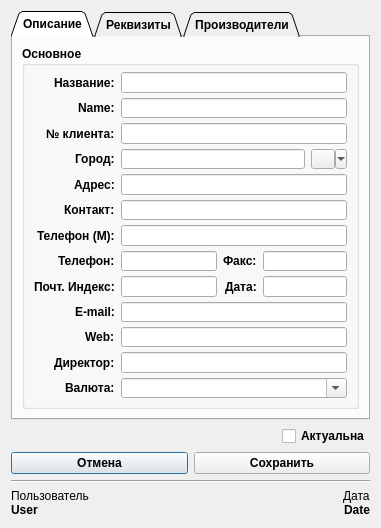
<?xml version="1.0" encoding="UTF-8"?>
<ui version="4.0">
 <class>CSupplierDialog</class>
 <widget class="QDialog" name="CSupplierDialog">
  <property name="geometry">
   <rect>
    <x>0</x>
    <y>0</y>
    <width>381</width>
    <height>528</height>
   </rect>
  </property>
  <property name="sizePolicy">
   <sizepolicy hsizetype="Expanding" vsizetype="Expanding">
    <horstretch>0</horstretch>
    <verstretch>0</verstretch>
   </sizepolicy>
  </property>
  <property name="minimumSize">
   <size>
    <width>381</width>
    <height>528</height>
   </size>
  </property>
  <property name="maximumSize">
   <size>
    <width>381</width>
    <height>528</height>
   </size>
  </property>
  <property name="windowTitle">
   <string>Поставщик</string>
  </property>
  <layout class="QGridLayout" name="gridLayout">
   <item row="1" column="0" alignment="Qt::AlignRight">
    <widget class="QCheckBox" name="checkActual">
     <property name="font">
      <font>
       <family>Arial</family>
       <pointsize>9</pointsize>
       <weight>75</weight>
       <bold>true</bold>
      </font>
     </property>
     <property name="text">
      <string>Актуальна</string>
     </property>
     <property name="tristate">
      <bool>false</bool>
     </property>
    </widget>
   </item>
   <item row="3" column="0">
    <widget class="Line" name="line">
     <property name="orientation">
      <enum>Qt::Horizontal</enum>
     </property>
    </widget>
   </item>
   <item row="2" column="0">
    <layout class="QHBoxLayout" name="hLayoutOkCancel">
     <item>
      <widget class="QPushButton" name="buttonCancel">
       <property name="font">
        <font>
         <family>Arial</family>
         <pointsize>9</pointsize>
         <weight>75</weight>
         <bold>true</bold>
        </font>
       </property>
       <property name="text">
        <string>Отмена</string>
       </property>
      </widget>
     </item>
     <item>
      <widget class="QPushButton" name="buttonSave">
       <property name="font">
        <font>
         <family>Arial</family>
         <pointsize>9</pointsize>
         <weight>75</weight>
         <bold>true</bold>
        </font>
       </property>
       <property name="text">
        <string>Сохранить</string>
       </property>
      </widget>
     </item>
    </layout>
   </item>
   <item row="4" column="0">
    <layout class="QGridLayout" name="gLayoutInformation">
     <property name="verticalSpacing">
      <number>0</number>
     </property>
     <item row="1" column="0" alignment="Qt::AlignLeft">
      <widget class="QLabel" name="labelUserD">
       <property name="font">
        <font>
         <family>Arial</family>
         <pointsize>9</pointsize>
         <weight>75</weight>
         <bold>true</bold>
        </font>
       </property>
       <property name="text">
        <string>User</string>
       </property>
      </widget>
     </item>
     <item row="0" column="0" alignment="Qt::AlignLeft">
      <widget class="QLabel" name="labelUserI">
       <property name="font">
        <font>
         <family>Arial</family>
        </font>
       </property>
       <property name="text">
        <string>Пользователь</string>
       </property>
      </widget>
     </item>
     <item row="0" column="1" alignment="Qt::AlignRight">
      <widget class="QLabel" name="labelDateI">
       <property name="font">
        <font>
         <family>Arial</family>
        </font>
       </property>
       <property name="text">
        <string>Дата</string>
       </property>
      </widget>
     </item>
     <item row="1" column="1" alignment="Qt::AlignRight">
      <widget class="QLabel" name="labelDateD">
       <property name="font">
        <font>
         <family>Arial</family>
         <pointsize>9</pointsize>
         <weight>75</weight>
         <bold>true</bold>
        </font>
       </property>
       <property name="text">
        <string>Date</string>
       </property>
      </widget>
     </item>
    </layout>
   </item>
   <item row="0" column="0">
    <widget class="QTabWidget" name="tabWidget">
     <property name="font">
      <font>
       <family>Arial</family>
       <pointsize>9</pointsize>
       <weight>75</weight>
       <bold>true</bold>
      </font>
     </property>
     <property name="tabShape">
      <enum>QTabWidget::Triangular</enum>
     </property>
     <property name="currentIndex">
      <number>0</number>
     </property>
     <property name="usesScrollButtons">
      <bool>true</bool>
     </property>
     <widget class="QWidget" name="tabDescription">
      <attribute name="title">
       <string>Описание</string>
      </attribute>
      <layout class="QGridLayout" name="gridLayout_7">
       <item row="0" column="0">
        <widget class="QGroupBox" name="groupGeneral">
         <property name="sizePolicy">
          <sizepolicy hsizetype="Expanding" vsizetype="Expanding">
           <horstretch>0</horstretch>
           <verstretch>0</verstretch>
          </sizepolicy>
         </property>
         <property name="title">
          <string>Основное</string>
         </property>
         <property name="flat">
          <bool>true</bool>
         </property>
         <layout class="QGridLayout" name="gridLayout_8" rowstretch="0,0,0,0,0,0,0,0,0,0,0,0,0,0,0">
          <property name="topMargin">
           <number>6</number>
          </property>
          <property name="horizontalSpacing">
           <number>6</number>
          </property>
          <property name="verticalSpacing">
           <number>5</number>
          </property>
          <item row="0" column="0" alignment="Qt::AlignRight">
           <widget class="QLabel" name="labelName">
            <property name="font">
             <font>
              <family>Arial</family>
              <pointsize>9</pointsize>
              <weight>75</weight>
              <bold>true</bold>
             </font>
            </property>
            <property name="text">
             <string>Название:</string>
            </property>
           </widget>
          </item>
          <item row="9" column="2" alignment="Qt::AlignRight">
           <widget class="QLabel" name="labelFax">
            <property name="text">
             <string>Факс:</string>
            </property>
           </widget>
          </item>
          <item row="3" column="5" alignment="Qt::AlignRight">
           <widget class="QToolButton" name="buttonCity">
            <property name="sizePolicy">
             <sizepolicy hsizetype="Fixed" vsizetype="Fixed">
              <horstretch>0</horstretch>
              <verstretch>0</verstretch>
             </sizepolicy>
            </property>
            <property name="text">
             <string/>
            </property>
            <property name="popupMode">
             <enum>QToolButton::MenuButtonPopup</enum>
            </property>
            <property name="toolButtonStyle">
             <enum>Qt::ToolButtonTextBesideIcon</enum>
            </property>
           </widget>
          </item>
          <item row="10" column="1">
           <widget class="QLineEdit" name="editPostIndex">
            <property name="font">
             <font>
              <weight>50</weight>
              <bold>false</bold>
             </font>
            </property>
            <property name="acceptDrops">
             <bool>false</bool>
            </property>
           </widget>
          </item>
          <item row="11" column="0" alignment="Qt::AlignRight">
           <widget class="QLabel" name="labelEmail">
            <property name="text">
             <string>E-mail:</string>
            </property>
           </widget>
          </item>
          <item row="1" column="0" alignment="Qt::AlignRight">
           <widget class="QLabel" name="labelNameEng">
            <property name="font">
             <font>
              <family>Arial</family>
              <pointsize>9</pointsize>
              <weight>75</weight>
              <bold>true</bold>
             </font>
            </property>
            <property name="text">
             <string>Name:</string>
            </property>
           </widget>
          </item>
          <item row="12" column="1" colspan="5">
           <widget class="QLineEdit" name="editWeb">
            <property name="font">
             <font>
              <weight>50</weight>
              <bold>false</bold>
             </font>
            </property>
            <property name="acceptDrops">
             <bool>false</bool>
            </property>
           </widget>
          </item>
          <item row="0" column="1" colspan="5">
           <widget class="QLineEdit" name="editName">
            <property name="font">
             <font>
              <weight>50</weight>
              <bold>false</bold>
             </font>
            </property>
            <property name="acceptDrops">
             <bool>false</bool>
            </property>
            <property name="readOnly">
             <bool>false</bool>
            </property>
           </widget>
          </item>
          <item row="9" column="3" colspan="3">
           <widget class="QLineEdit" name="editFax">
            <property name="font">
             <font>
              <weight>50</weight>
              <bold>false</bold>
             </font>
            </property>
            <property name="acceptDrops">
             <bool>false</bool>
            </property>
           </widget>
          </item>
          <item row="3" column="1" colspan="4">
           <widget class="QLineEdit" name="editCity">
            <property name="font">
             <font>
              <weight>50</weight>
              <bold>false</bold>
             </font>
            </property>
            <property name="readOnly">
             <bool>true</bool>
            </property>
           </widget>
          </item>
          <item row="13" column="0" alignment="Qt::AlignRight">
           <widget class="QLabel" name="labelDirector">
            <property name="text">
             <string>Директор:</string>
            </property>
           </widget>
          </item>
          <item row="10" column="2" alignment="Qt::AlignRight">
           <widget class="QLabel" name="labelDate">
            <property name="text">
             <string>Дата:</string>
            </property>
           </widget>
          </item>
          <item row="7" column="1" colspan="5">
           <widget class="QLineEdit" name="editMobilePhone">
            <property name="font">
             <font>
              <weight>50</weight>
              <bold>false</bold>
             </font>
            </property>
            <property name="acceptDrops">
             <bool>false</bool>
            </property>
            <property name="readOnly">
             <bool>false</bool>
            </property>
           </widget>
          </item>
          <item row="11" column="1" colspan="5">
           <widget class="QLineEdit" name="editEmail">
            <property name="font">
             <font>
              <weight>50</weight>
              <bold>false</bold>
             </font>
            </property>
            <property name="acceptDrops">
             <bool>false</bool>
            </property>
           </widget>
          </item>
          <item row="10" column="3" colspan="3">
           <widget class="QLineEdit" name="editDateOrg">
            <property name="font">
             <font>
              <weight>50</weight>
              <bold>false</bold>
             </font>
            </property>
            <property name="acceptDrops">
             <bool>false</bool>
            </property>
            <property name="readOnly">
             <bool>true</bool>
            </property>
           </widget>
          </item>
          <item row="6" column="1" colspan="5">
           <widget class="QLineEdit" name="editAttender">
            <property name="font">
             <font>
              <weight>50</weight>
              <bold>false</bold>
             </font>
            </property>
            <property name="acceptDrops">
             <bool>false</bool>
            </property>
            <property name="readOnly">
             <bool>false</bool>
            </property>
           </widget>
          </item>
          <item row="5" column="1" colspan="5">
           <widget class="QLineEdit" name="editAddress">
            <property name="font">
             <font>
              <weight>50</weight>
              <bold>false</bold>
             </font>
            </property>
            <property name="acceptDrops">
             <bool>false</bool>
            </property>
           </widget>
          </item>
          <item row="2" column="1" colspan="5">
           <widget class="QLineEdit" name="editClientNumber">
            <property name="font">
             <font>
              <weight>50</weight>
              <bold>false</bold>
             </font>
            </property>
            <property name="acceptDrops">
             <bool>false</bool>
            </property>
            <property name="readOnly">
             <bool>true</bool>
            </property>
           </widget>
          </item>
          <item row="1" column="1" colspan="5">
           <widget class="QLineEdit" name="editNameEng">
            <property name="font">
             <font>
              <weight>50</weight>
              <bold>false</bold>
             </font>
            </property>
            <property name="acceptDrops">
             <bool>false</bool>
            </property>
           </widget>
          </item>
          <item row="12" column="0" alignment="Qt::AlignRight">
           <widget class="QLabel" name="labelWeb">
            <property name="text">
             <string>Web:</string>
            </property>
           </widget>
          </item>
          <item row="7" column="0" alignment="Qt::AlignRight">
           <widget class="QLabel" name="labelMobilePhone">
            <property name="text">
             <string>Телефон (М):</string>
            </property>
           </widget>
          </item>
          <item row="3" column="0" alignment="Qt::AlignRight">
           <widget class="QLabel" name="labelCity">
            <property name="text">
             <string>Город:</string>
            </property>
           </widget>
          </item>
          <item row="9" column="0" alignment="Qt::AlignRight">
           <widget class="QLabel" name="labelPhone">
            <property name="text">
             <string>Телефон:</string>
            </property>
           </widget>
          </item>
          <item row="9" column="1">
           <widget class="QLineEdit" name="editWorkPhone">
            <property name="sizePolicy">
             <sizepolicy hsizetype="Expanding" vsizetype="Fixed">
              <horstretch>0</horstretch>
              <verstretch>0</verstretch>
             </sizepolicy>
            </property>
            <property name="font">
             <font>
              <weight>50</weight>
              <bold>false</bold>
             </font>
            </property>
            <property name="acceptDrops">
             <bool>false</bool>
            </property>
           </widget>
          </item>
          <item row="5" column="0" alignment="Qt::AlignRight">
           <widget class="QLabel" name="labelAddress">
            <property name="text">
             <string>Адрес:</string>
            </property>
           </widget>
          </item>
          <item row="6" column="0" alignment="Qt::AlignRight">
           <widget class="QLabel" name="labelContact">
            <property name="text">
             <string>Контакт:</string>
            </property>
           </widget>
          </item>
          <item row="14" column="0" alignment="Qt::AlignRight">
           <widget class="QLabel" name="labelCurrency">
            <property name="text">
             <string>Валюта:</string>
            </property>
           </widget>
          </item>
          <item row="2" column="0" alignment="Qt::AlignRight">
           <widget class="QLabel" name="labelClientNumber">
            <property name="font">
             <font>
              <family>Arial</family>
              <pointsize>9</pointsize>
              <weight>75</weight>
              <bold>true</bold>
             </font>
            </property>
            <property name="text">
             <string>№ клиента:</string>
            </property>
           </widget>
          </item>
          <item row="10" column="0" alignment="Qt::AlignRight">
           <widget class="QLabel" name="labelIndex">
            <property name="text">
             <string>Почт. Индекс:</string>
            </property>
           </widget>
          </item>
          <item row="13" column="1" colspan="5">
           <widget class="QLineEdit" name="editDirector">
            <property name="font">
             <font>
              <weight>50</weight>
              <bold>false</bold>
             </font>
            </property>
            <property name="acceptDrops">
             <bool>false</bool>
            </property>
           </widget>
          </item>
          <item row="14" column="1" colspan="5">
           <widget class="QComboBox" name="comboCurrency">
            <property name="font">
             <font>
              <weight>50</weight>
              <bold>false</bold>
             </font>
            </property>
            <property name="editable">
             <bool>true</bool>
            </property>
           </widget>
          </item>
         </layout>
        </widget>
       </item>
      </layout>
     </widget>
     <widget class="QWidget" name="tabRequisite">
      <attribute name="title">
       <string>Реквизиты</string>
      </attribute>
      <layout class="QGridLayout" name="gridLayout_9">
       <item row="0" column="0">
        <widget class="QGroupBox" name="groupRequisite">
         <property name="sizePolicy">
          <sizepolicy hsizetype="Expanding" vsizetype="Expanding">
           <horstretch>0</horstretch>
           <verstretch>0</verstretch>
          </sizepolicy>
         </property>
         <property name="title">
          <string>Основное</string>
         </property>
         <property name="flat">
          <bool>true</bool>
         </property>
         <layout class="QGridLayout" name="gridLayout_10">
          <property name="topMargin">
           <number>6</number>
          </property>
          <property name="verticalSpacing">
           <number>5</number>
          </property>
          <item row="0" column="0" colspan="2" alignment="Qt::AlignRight">
           <widget class="QLabel" name="label">
            <property name="text">
             <string>Уч. платежа:</string>
            </property>
           </widget>
          </item>
          <item row="11" column="2">
           <widget class="QDoubleSpinBox" name="spinServices">
            <property name="font">
             <font>
              <weight>50</weight>
              <bold>false</bold>
             </font>
            </property>
            <property name="maximum">
             <double>100.000000000000000</double>
            </property>
            <property name="value">
             <double>100.000000000000000</double>
            </property>
           </widget>
          </item>
          <item row="12" column="2">
           <widget class="QSpinBox" name="spinDeliveryTime">
            <property name="font">
             <font>
              <weight>50</weight>
              <bold>false</bold>
             </font>
            </property>
           </widget>
          </item>
          <item row="11" column="4" colspan="2">
           <widget class="QDoubleSpinBox" name="spinGoods">
            <property name="font">
             <font>
              <weight>50</weight>
              <bold>false</bold>
             </font>
            </property>
            <property name="maximum">
             <double>100.000000000000000</double>
            </property>
            <property name="value">
             <double>100.000000000000000</double>
            </property>
           </widget>
          </item>
          <item row="1" column="2" colspan="4">
           <widget class="QComboBox" name="comboLanguage">
            <property name="sizePolicy">
             <sizepolicy hsizetype="Expanding" vsizetype="Fixed">
              <horstretch>0</horstretch>
              <verstretch>0</verstretch>
             </sizepolicy>
            </property>
            <property name="font">
             <font>
              <weight>50</weight>
              <bold>false</bold>
             </font>
            </property>
            <property name="editable">
             <bool>true</bool>
            </property>
           </widget>
          </item>
          <item row="2" column="4" colspan="2">
           <widget class="QLineEdit" name="editBalance">
            <property name="sizePolicy">
             <sizepolicy hsizetype="Expanding" vsizetype="Fixed">
              <horstretch>0</horstretch>
              <verstretch>0</verstretch>
             </sizepolicy>
            </property>
            <property name="font">
             <font>
              <weight>50</weight>
              <bold>false</bold>
             </font>
            </property>
            <property name="text">
             <string>нет</string>
            </property>
            <property name="readOnly">
             <bool>true</bool>
            </property>
           </widget>
          </item>
          <item row="8" column="2" colspan="4">
           <widget class="QLineEdit" name="editIBAN">
            <property name="font">
             <font>
              <weight>50</weight>
              <bold>false</bold>
             </font>
            </property>
           </widget>
          </item>
          <item row="5" column="0" colspan="2" alignment="Qt::AlignRight">
           <widget class="QLabel" name="labelDateIssuance">
            <property name="text">
             <string>Дата выдачи:</string>
            </property>
           </widget>
          </item>
          <item row="4" column="3" alignment="Qt::AlignRight">
           <widget class="QLabel" name="labelMFO">
            <property name="text">
             <string>МФО:</string>
            </property>
           </widget>
          </item>
          <item row="12" column="3" alignment="Qt::AlignRight">
           <widget class="QLabel" name="labelPrepayment">
            <property name="text">
             <string>Предоплата, %:</string>
            </property>
           </widget>
          </item>
          <item row="7" column="0" colspan="2" alignment="Qt::AlignRight">
           <widget class="QLabel" name="labelInBank">
            <property name="text">
             <string>В банке:</string>
            </property>
           </widget>
          </item>
          <item row="1" column="0" colspan="2" alignment="Qt::AlignRight">
           <widget class="QLabel" name="labelLanguage">
            <property name="text">
             <string>Язык:</string>
            </property>
           </widget>
          </item>
          <item row="7" column="2" colspan="4">
           <widget class="QLineEdit" name="editInBank">
            <property name="font">
             <font>
              <weight>50</weight>
              <bold>false</bold>
             </font>
            </property>
           </widget>
          </item>
          <item row="11" column="3" alignment="Qt::AlignRight">
           <widget class="QLabel" name="labelGoods">
            <property name="text">
             <string>Товары, %:</string>
            </property>
           </widget>
          </item>
          <item row="10" column="0" colspan="2" alignment="Qt::AlignRight">
           <widget class="QLabel" name="labelComment">
            <property name="text">
             <string>Коментарий:</string>
            </property>
           </widget>
          </item>
          <item row="6" column="0" colspan="2" alignment="Qt::AlignRight">
           <widget class="QLabel" name="labelAccount">
            <property name="text">
             <string>Р/С №:</string>
            </property>
           </widget>
          </item>
          <item row="10" column="2" colspan="4">
           <widget class="QTextEdit" name="editComment">
            <property name="font">
             <font>
              <weight>50</weight>
              <bold>false</bold>
             </font>
            </property>
           </widget>
          </item>
          <item row="3" column="0" colspan="2" alignment="Qt::AlignRight">
           <widget class="QLabel" name="labelINN">
            <property name="text">
             <string>ИНН:</string>
            </property>
           </widget>
          </item>
          <item row="4" column="2">
           <widget class="QLineEdit" name="editNDS">
            <property name="sizePolicy">
             <sizepolicy hsizetype="Expanding" vsizetype="Fixed">
              <horstretch>0</horstretch>
              <verstretch>0</verstretch>
             </sizepolicy>
            </property>
            <property name="font">
             <font>
              <weight>50</weight>
              <bold>false</bold>
             </font>
            </property>
           </widget>
          </item>
          <item row="6" column="2" colspan="4">
           <widget class="QLineEdit" name="editAccount">
            <property name="font">
             <font>
              <weight>50</weight>
              <bold>false</bold>
             </font>
            </property>
           </widget>
          </item>
          <item row="8" column="0" colspan="2" alignment="Qt::AlignRight">
           <widget class="QLabel" name="labelIBAN">
            <property name="text">
             <string>IBAN:</string>
            </property>
           </widget>
          </item>
          <item row="4" column="0" colspan="2" alignment="Qt::AlignRight">
           <widget class="QLabel" name="labelNDS">
            <property name="text">
             <string>Свид. НДС:</string>
            </property>
           </widget>
          </item>
          <item row="3" column="2" colspan="4">
           <widget class="QLineEdit" name="editINN">
            <property name="font">
             <font>
              <weight>50</weight>
              <bold>false</bold>
             </font>
            </property>
           </widget>
          </item>
          <item row="5" column="2" colspan="4">
           <widget class="QDateEdit" name="dateIssuance">
            <property name="font">
             <font>
              <weight>50</weight>
              <bold>false</bold>
             </font>
            </property>
            <property name="date">
             <date>
              <year>2013</year>
              <month>1</month>
              <day>1</day>
             </date>
            </property>
            <property name="calendarPopup">
             <bool>true</bool>
            </property>
           </widget>
          </item>
          <item row="0" column="2" colspan="4">
           <widget class="QLineEdit" name="editPayment">
            <property name="font">
             <font>
              <weight>50</weight>
              <bold>false</bold>
             </font>
            </property>
            <property name="readOnly">
             <bool>true</bool>
            </property>
           </widget>
          </item>
          <item row="11" column="0" colspan="2" alignment="Qt::AlignRight">
           <widget class="QLabel" name="labelServices">
            <property name="text">
             <string>Услуги, %:</string>
            </property>
           </widget>
          </item>
          <item row="2" column="2">
           <widget class="QLineEdit" name="editZKPO">
            <property name="sizePolicy">
             <sizepolicy hsizetype="Expanding" vsizetype="Fixed">
              <horstretch>0</horstretch>
              <verstretch>0</verstretch>
             </sizepolicy>
            </property>
            <property name="font">
             <font>
              <weight>50</weight>
              <bold>false</bold>
             </font>
            </property>
           </widget>
          </item>
          <item row="12" column="0" colspan="2" alignment="Qt::AlignRight">
           <widget class="QLabel" name="labelDeliveryTime">
            <property name="text">
             <string>Срок Пост., дн:</string>
            </property>
           </widget>
          </item>
          <item row="12" column="4" colspan="2">
           <widget class="QDoubleSpinBox" name="spinPrepayment">
            <property name="font">
             <font>
              <weight>50</weight>
              <bold>false</bold>
             </font>
            </property>
            <property name="maximum">
             <double>100.000000000000000</double>
            </property>
            <property name="value">
             <double>100.000000000000000</double>
            </property>
           </widget>
          </item>
          <item row="4" column="4" colspan="2">
           <widget class="QLineEdit" name="editMFO">
            <property name="sizePolicy">
             <sizepolicy hsizetype="Expanding" vsizetype="Fixed">
              <horstretch>0</horstretch>
              <verstretch>0</verstretch>
             </sizepolicy>
            </property>
            <property name="font">
             <font>
              <weight>50</weight>
              <bold>false</bold>
             </font>
            </property>
           </widget>
          </item>
          <item row="2" column="0" colspan="2" alignment="Qt::AlignRight">
           <widget class="QLabel" name="labelZKPO">
            <property name="text">
             <string>Код ЗКПО:</string>
            </property>
           </widget>
          </item>
          <item row="2" column="3" alignment="Qt::AlignRight">
           <widget class="QLabel" name="labelBalance">
            <property name="text">
             <string>Баланс:</string>
            </property>
           </widget>
          </item>
         </layout>
        </widget>
       </item>
      </layout>
     </widget>
     <widget class="QWidget" name="tabProducer">
      <attribute name="title">
       <string>Производители</string>
      </attribute>
      <layout class="QGridLayout" name="gridLayout_5">
       <item row="0" column="0">
        <widget class="QGroupBox" name="groupProducer">
         <property name="title">
          <string>Производители</string>
         </property>
         <property name="flat">
          <bool>true</bool>
         </property>
         <layout class="QGridLayout" name="gridLayout_12">
          <property name="topMargin">
           <number>5</number>
          </property>
          <property name="verticalSpacing">
           <number>5</number>
          </property>
          <item row="2" column="0" alignment="Qt::AlignRight">
           <widget class="QLabel" name="labelWhatPerform">
            <property name="text">
             <string>Что выполнить?</string>
            </property>
           </widget>
          </item>
          <item row="2" column="1">
           <widget class="QToolButton" name="buttonProducer">
            <property name="sizePolicy">
             <sizepolicy hsizetype="Fixed" vsizetype="Fixed">
              <horstretch>0</horstretch>
              <verstretch>0</verstretch>
             </sizepolicy>
            </property>
            <property name="text">
             <string/>
            </property>
            <property name="popupMode">
             <enum>QToolButton::MenuButtonPopup</enum>
            </property>
            <property name="toolButtonStyle">
             <enum>Qt::ToolButtonTextBesideIcon</enum>
            </property>
           </widget>
          </item>
          <item row="3" column="0" colspan="2">
           <widget class="QTreeView" name="treeProducer"/>
          </item>
         </layout>
        </widget>
       </item>
      </layout>
     </widget>
    </widget>
   </item>
  </layout>
 </widget>
 <resources/>
 <connections/>
</ui>
